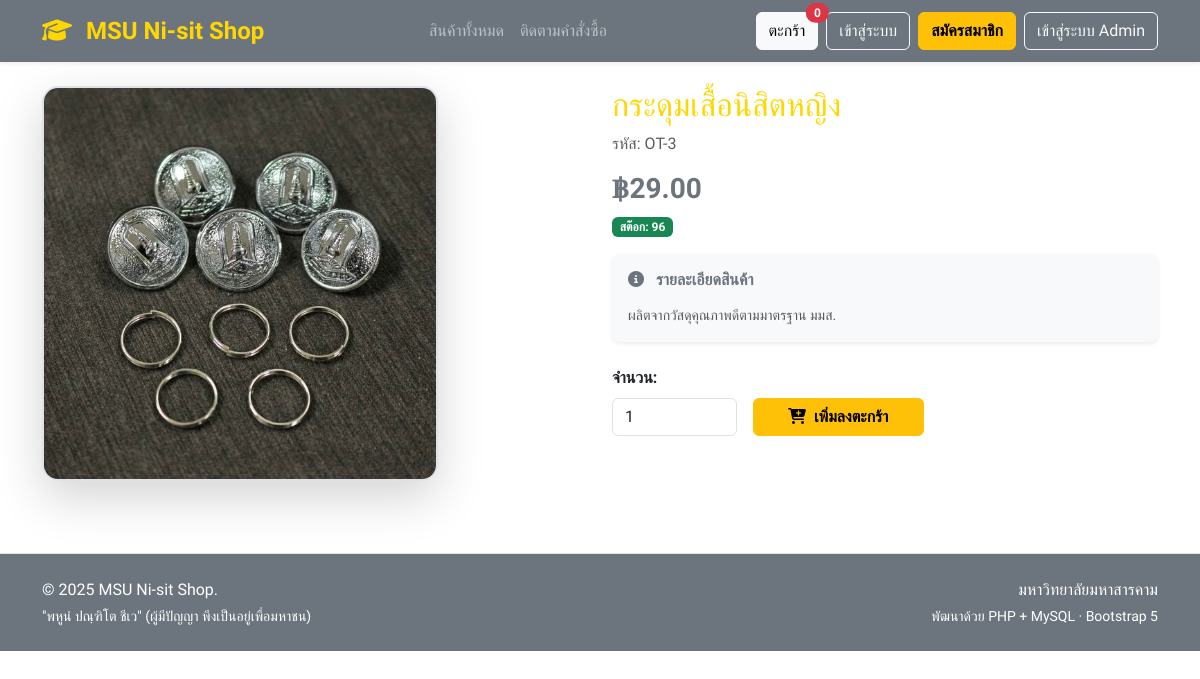
The page /product.php?id=42 on the database its author committed.
### tables this page shows
CREATE TABLE `products` (
  `id` int(11) NOT NULL,
  `sku` varchar(50) DEFAULT NULL,
  `name` varchar(150) NOT NULL,
  `description` text DEFAULT NULL,
  `price` decimal(10,2) NOT NULL DEFAULT 0.00,
  `stock` int(11) NOT NULL DEFAULT 0,
  `expected_restock_date` date DEFAULT NULL,
  `image` varchar(255) DEFAULT NULL,
  `is_active` tinyint(1) NOT NULL DEFAULT 1,
  `created_at` timestamp NOT NULL DEFAULT current_timestamp(),
  `updated_at` timestamp NOT NULL DEFAULT current_timestamp() ON UPDATE current_timestamp()
);

### functions.php (called while the page is built, shortened)
<?php
function money($n) { return number_format((float)$n, 2); }
function base_url($path = '') {
    return rtrim(BASE_URL, '/') . '/' . ltrim($path, '/');
}

### product.php (the view, shortened to what this page needs)
<?php
require_once __DIR__ . '/db.php';
require_once __DIR__ . '/partials/header.php';
$id = (int)($_GET['id'] ?? 0);
$stmt = $pdo->prepare('SELECT * FROM products WHERE id = ? AND is_active=1');
$stmt->execute([$id]);
$p = $stmt->fetch();
?>
<div class="row g-4">
  <div class="col-md-6">
    <img class="img-fluid rounded-4 shadow-lg border border-2 border-gray"
         src="<?= $p['image'] ? base_url('uploads/'.$p['image']) : base_url('assets/no-image.png') ?>"
         alt="<?= htmlspecialchars($p['name']) ?>">
  </div>
  <div class="col-md-6">
    <h2 style="color: #FFD700;"><?= htmlspecialchars($p['name']) ?></h2>
    <p class="text-muted">รหัส: <?= htmlspecialchars($p['sku']) ?></p>
    <h3 class="text-secondary fw-bold">฿<?= money($p['price']) ?></h3>
    <p>
      <?php if ($p['stock'] > 0): ?>
        <span class="badge bg-success">สต๊อก: <?= (int)$p['stock'] ?></span>
      <?php else: ?>
        <span class="badge bg-secondary">
          ของหมด<?= $p['expected_restock_date'] ? ' · คาดเข้า '.htmlspecialchars($p['expected_restock_date']) : '' ?>
        </span>
      <?php endif; ?>
    </p>
    <div class="card border-0 shadow-sm mb-4 bg-light rounded-3">
      <div class="card-body">
        <h6 class="card-title text-secondary fw-bold mb-3">
          <i class="fa-solid fa-circle-info me-2"></i> รายละเอียดสินค้า
        </h6>
        <?php
        $sku_prefix = substr($p['sku'], 0, 2);
        ?>
        <?php if ($sku_prefix === 'TS' || $sku_prefix === 'SH'): ?>
          <div class="d-flex flex-wrap gap-2 mb-3">
            <span class="badge bg-dark-subtle text-dark-emphasis p-2"><i class="fa-solid fa-shirt me-1"></i> ผ้าคอตตอน 100%</span>
            <span class="badge bg-dark-subtle text-dark-emphasis p-2"><i class="fa-solid fa-sun me-1"></i> ระบายอากาศดี</span>
            <span class="badge bg-dark-subtle text-dark-emphasis p-2"><i class="fa-solid fa-paintbrush me-1"></i> สีไม่ตก</span>
          </div>
          <p class="card-text small text-muted mb-0">ผลิตจากเส้นใยคุณภาพสูงตามมาตรฐาน มมส. เหมาะกับนิสิตและบุคลากรทุกท่าน</p>
        <?php else: ?>
          <p class="card-text small text-muted mb-0">ผลิตจากวัสดุคุณภาพดีตามมาตรฐาน มมส.</p>
        <?php endif; ?>
      </div>
    </div>
    <?php
    $sku_prefix = substr($p['sku'], 0, 2);
    $has_size = in_array($sku_prefix, ['TS', 'SH', 'PT', 'SK', 'PL', 'SO']);
    ?>
    <?php if ($has_size): ?>
      <form method="post">
        <input type="hidden" name="csrf" value="<?= csrf_token() ?>">
        <div class="row g-3 align-items-end">
          <div class="col-12 col-md-5">
            <label for="productSize" class="form-label fw-bold">เลือกขนาด:</label>
            <select class="form-select" id="productSize" name="size" required>
              <option value="N/A" disabled selected>-- กรุณาเลือกไซส์ --</option>
              <?php
              if (in_array($sku_prefix, ['TS', 'SH'])) {
                echo '<option value="S">S</option><option value="M">M</option><option value="L">L</option><option value="XL">XL</option><option value="XXL">XXL</option>';
              } elseif (in_array($sku_prefix, ['PT', 'PL'])) {
                echo '<option value="28">28</option><option value="30">30</option><option value="32">32</option><option value="34">34</option><option value="36">36</option>';
              } elseif ($sku_prefix === 'SO') {
                echo '<option value="36">36</option><option value="37">37</option><option value="38">38</option><option value="39">39</option><option value="40">40</option><option value="41">41</option><option value="42">42</option><option value="43">43</option>';
              }
              ?>
            </select>
          </div>
          <div class="col-6 col-md-3">
            <label for="qty" class="form-label fw-bold">จำนวน:</label>
            <input type="number" min="1" max="<?= max(1,(int)$p['stock']) ?>"
                   id="qty" name="qty" value="1" class="form-control" required>
          </div>
          <div class="col-6 col-md-4">
            <button class="btn btn-warning fw-bold w-100"<?= $p['stock'] <= 0 ? ' disabled' : '' ?>>
              <i class="fa-solid fa-cart-plus me-1"></i> เพิ่มลงตะกร้า
            </button>
          </div>
        </div>
      </form>
    <?php else: ?>
      <form method="post">
        <div class="row g-3 align-items-end">
          <div class="col-6 col-md-3">
            <label for="qty" class="form-label fw-bold">จำนวน:</label>
            <input type="number" min="1" max="<?= max(1,(int)$p['stock']) ?>" id="qty" name="qty" value="1" class="form-control" required>
          </div>
          <div class="col-6 col-md-4">
            <button class="btn btn-warning fw-bold w-100"<?= $p['stock'] <= 0 ? ' disabled' : '' ?>>
              <i class="fa-solid fa-cart-plus me-1"></i> เพิ่มลงตะกร้า
            </button>
          </div>
        </div>
      </form>
    <?php endif; ?>
  </div>
</div>
<?php require_once __DIR__ . '/partials/footer.php'; ?>

### rows shown on the page
products: image+name (picture), name "กระดุมเสื้อนิสิตหญิง", sku "OT-3", price "29.00", stock "96"

### other values the page prints
cart_count() "0"
